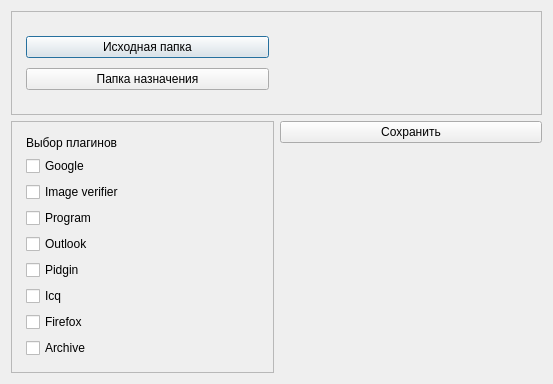
<?xml version="1.0" encoding="UTF-8"?>
<ui version="4.0">
 <class>settings</class>
 <widget class="QDialog" name="settings">
  <property name="geometry">
   <rect>
    <x>0</x>
    <y>0</y>
    <width>553</width>
    <height>384</height>
   </rect>
  </property>
  <property name="minimumSize">
   <size>
    <width>553</width>
    <height>384</height>
   </size>
  </property>
  <property name="maximumSize">
   <size>
    <width>553</width>
    <height>384</height>
   </size>
  </property>
  <property name="windowTitle">
   <string>coex</string>
  </property>
  <property name="modal">
   <bool>true</bool>
  </property>
  <layout class="QGridLayout" name="gridLayout_3">
   <item row="0" column="0" colspan="2">
    <widget class="QFrame" name="frame_dir">
     <property name="frameShape">
      <enum>QFrame::StyledPanel</enum>
     </property>
     <property name="frameShadow">
      <enum>QFrame::Raised</enum>
     </property>
     <layout class="QGridLayout" name="gridLayout_2">
      <item row="0" column="0">
       <layout class="QGridLayout" name="dir" rowstretch="0,0">
        <property name="sizeConstraint">
         <enum>QLayout::SetNoConstraint</enum>
        </property>
        <property name="leftMargin">
         <number>5</number>
        </property>
        <property name="topMargin">
         <number>5</number>
        </property>
        <property name="rightMargin">
         <number>5</number>
        </property>
        <property name="bottomMargin">
         <number>5</number>
        </property>
        <property name="spacing">
         <number>10</number>
        </property>
        <item row="0" column="0">
         <widget class="QPushButton" name="input">
          <property name="text">
           <string>Исходная папка</string>
          </property>
         </widget>
        </item>
        <item row="1" column="0">
         <widget class="QPushButton" name="output">
          <property name="text">
           <string>Папка назначения</string>
          </property>
         </widget>
        </item>
       </layout>
      </item>
      <item row="0" column="1">
       <layout class="QGridLayout" name="label">
        <item row="0" column="0">
         <widget class="QLabel" name="inpulabel">
          <property name="text">
           <string/>
          </property>
         </widget>
        </item>
        <item row="1" column="0">
         <widget class="QLabel" name="outputlabel">
          <property name="text">
           <string/>
          </property>
         </widget>
        </item>
       </layout>
      </item>
     </layout>
    </widget>
   </item>
   <item row="1" column="0" rowspan="2">
    <widget class="QFrame" name="frame_plugins">
     <property name="frameShape">
      <enum>QFrame::StyledPanel</enum>
     </property>
     <property name="frameShadow">
      <enum>QFrame::Raised</enum>
     </property>
     <layout class="QGridLayout" name="gridLayout">
      <item row="0" column="0">
       <layout class="QGridLayout" name="grid_plugins">
        <property name="leftMargin">
         <number>5</number>
        </property>
        <property name="topMargin">
         <number>5</number>
        </property>
        <property name="rightMargin">
         <number>5</number>
        </property>
        <property name="bottomMargin">
         <number>5</number>
        </property>
        <property name="horizontalSpacing">
         <number>10</number>
        </property>
        <item row="11" column="0">
         <widget class="QCheckBox" name="firefox">
          <property name="text">
           <string>Firefox</string>
          </property>
         </widget>
        </item>
        <item row="1" column="0">
         <widget class="QCheckBox" name="googlecheckBox">
          <property name="text">
           <string>Google</string>
          </property>
         </widget>
        </item>
        <item row="2" column="0">
         <widget class="QCheckBox" name="imageverifier">
          <property name="text">
           <string>Image verifier</string>
          </property>
         </widget>
        </item>
        <item row="12" column="0">
         <widget class="QCheckBox" name="searcharchive">
          <property name="text">
           <string>Archive</string>
          </property>
         </widget>
        </item>
        <item row="10" column="0">
         <widget class="QCheckBox" name="icq">
          <property name="text">
           <string>Icq</string>
          </property>
         </widget>
        </item>
        <item row="4" column="0">
         <widget class="QCheckBox" name="outlook">
          <property name="text">
           <string>Outlook</string>
          </property>
         </widget>
        </item>
        <item row="5" column="0">
         <widget class="QCheckBox" name="pidgin">
          <property name="text">
           <string>Pidgin</string>
          </property>
         </widget>
        </item>
        <item row="0" column="0">
         <widget class="QLabel" name="plugins">
          <property name="text">
           <string>Выбор плагинов</string>
          </property>
         </widget>
        </item>
        <item row="3" column="0">
         <widget class="QCheckBox" name="searchprogramm">
          <property name="text">
           <string>Program</string>
          </property>
         </widget>
        </item>
       </layout>
      </item>
     </layout>
    </widget>
   </item>
   <item row="1" column="1">
    <widget class="QPushButton" name="save">
     <property name="text">
      <string>Сохранить</string>
     </property>
     <property name="default">
      <bool>false</bool>
     </property>
     <property name="flat">
      <bool>false</bool>
     </property>
    </widget>
   </item>
  </layout>
 </widget>
 <resources/>
 <connections/>
</ui>
